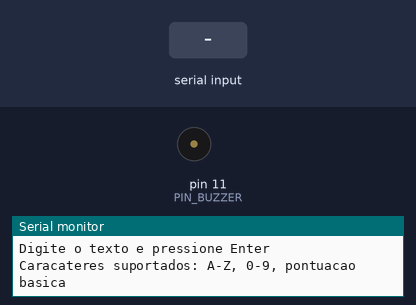
Recording of a sketch running on a simulated Arduino Uno, built with avr-gcc and run on an emulated ATmega328P. Shown: buzzer (waves = sounding), the last lines printed to the serial monitor. The test bench sets the inputs (shaded band).

Above: at 1.2 s.
1.3 s: ".\n" received over Serial
At 1.65 s:
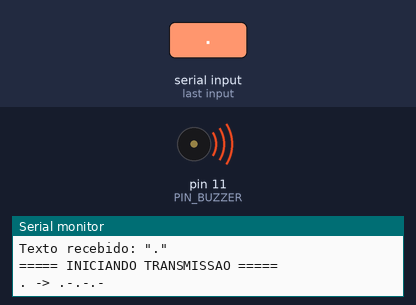
4.3 s: "1\n" received over Serial
At 6.5 s:
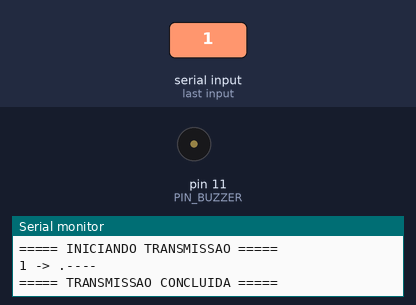
7.3 s: "0\n" received over Serial
At 7.45 s:
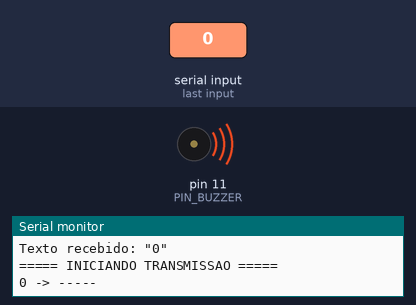
Timing chart, 0 to 10.7 s (numbered marks = the images above; inputs shaded):
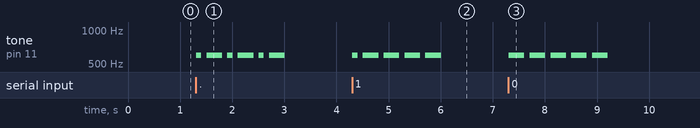

The sketch:

CodigoMorse.ino
```cpp
#define PIN_BUZZER 11
// Tom do buzzer (Maior mais agudo, menor mais grave)
#define FREQUENCIA_BUZZER 600
// ms
#define DURACAO_PONTO 100

#define DURACAO_LINHA (3 * DURACAO_PONTO)
// Pausa entre pontos e traços da mesma letra
#define PAUSA_ELEMENTOS DURACAO_PONTO
#define PAUSA_LETRAS (3 * DURACAO_PONTO)
#define PAUSA_PALAVRAS (7 * DURACAO_PONTO)


struct CodigoMorse {
  const char caracter;
  const char* sequencia;
};

const CodigoMorse tabelaMorse[] = {
  // Letras (A-Z)
  {'A', ".-"}, {'B', "-..."}, {'C', "-.-."}, {'D', "-.."}, {'E', "."},
  {'F', "..-."}, {'G', "--."}, {'H', "...."}, {'I', ".."}, {'J', ".---"},
  {'K', "-.-"}, {'L', ".-.."}, {'M', "--"}, {'N', "-."}, {'O', "---"},
  {'P', ".--."}, {'Q', "--.-"}, {'R', ".-."}, {'S', "..."}, {'T', "-"},
  {'U', "..-"}, {'V', "...-"}, {'W', ".--"}, {'X', "-..-"}, {'Y', "-.--"},
  {'Z', "--.."},

  // Números (0-9)
  {'0', "-----"}, {'1', ".----"}, {'2', "..---"}, {'3', "...--"}, {'4', "....-"},
  {'5', "....."}, {'6', "-...."}, {'7', "--..."}, {'8', "---.."}, {'9', "----."},

  // Pontuação comum
  {'.', ".-.-.-"}, {',', "--..--"}, {'?', "..--.."}, {'!', "-.-.--"},
  {'/', "-..-."}, {'(', "-.--."}, {')', "-.--.-"}, {'&', ".-..."},
  {':', "---..."}, {';', "-.-.-."}, {'=', "-...-"}, {'+', ".-.-."},
  {'-', "-....-"}, {'_', "..--.-"}, {'"', ".-..-."}, {'$', "...-..-"},
  {'@', ".--.-."}
};

const int TAMANHO_TABELA = sizeof(tabelaMorse) / sizeof(tabelaMorse[0]);

// ===== FUNÇÕES DE ÁUDIO =====
void tocarTom(unsigned int duracao){
  tone(PIN_BUZZER, FREQUENCIA_BUZZER);
  delay(duracao);
  noTone(PIN_BUZZER);
}

void tocarPonto() {
  tocarTom(DURACAO_PONTO);
  delay(PAUSA_ELEMENTOS);
}

void tocarLinha() {
  tocarTom(DURACAO_LINHA);
  delay(PAUSA_ELEMENTOS);
}

// ===== FUNÇÕES DE BUSCA E CONVERSÃO =====
const char* buscarSequenciaMorse(char caracter) {
  char maiusculo = toupper(caracter);

  for (unsigned int i = 0; i < TAMANHO_TABELA; i++) {
    char caracterTabela = tabelaMorse[i].caracter;
    if (caracterTabela == maiusculo) {
      return (tabelaMorse[i].sequencia);
    }
  }
  return nullptr; // Caracter não encontrado
}

void tocarSequenciaMorse(const char* sequencia) {
  if (sequencia == nullptr) return; // Caracter não encontrado

  for (unsigned int i = 0; sequencia[i] != '\0'; i++) {
    switch (sequencia[i]) {
      case '.':
        tocarPonto();
        break;
      case '-':
        tocarLinha();
        break;
      default:
        // Não faz nada para caracteres inválidos
        break;
    }
  }
}

void tocarCaracter(char caracter) {
  const char* sequencia = buscarSequenciaMorse(caracter);

  if (sequencia != nullptr) {
    Serial.print(caracter);
    Serial.print(" -> ");
    Serial.println(sequencia);

    tocarSequenciaMorse(sequencia);
    delay(PAUSA_LETRAS);
  } else {
    Serial.print(caracter);
    Serial.println(" -> [CARACTER NAO SUPORTADO]");
  }
}

void processarTexto(const String& texto) {
  if (texto.length() == 0) {
    Serial.println("Texto vazio!");
    return;
  }

  Serial.println("===== INICIANDO TRANSMISSAO =====");

  bool palavraAnterior = false;

  for (unsigned int i = 0; i < texto.length(); i++) {
    char caracter = texto[i];

    if (caracter == ' ') {
      if (palavraAnterior) {
        Serial.println("[PAUSA ENTRE PALAVRAS]");
        delay(PAUSA_PALAVRAS);
        palavraAnterior = false;
      }
    } else {
      tocarCaracter(caracter);
      palavraAnterior = true;
    }
  }

  Serial.println("===== TRANSMISSAO CONCLUIDA =====");
  Serial.println();
}

// ===== CONFIGURACAO INICIAL =====
void setup() {
  pinMode(PIN_BUZZER, OUTPUT);
  Serial.begin(9600);

  // Aguarda a inicialização do Serial
  while (!Serial) {
    delay(10);
  }

  Serial.println("===== TRANSMISSOR CODIGO MORSE ======");
  Serial.println();
  Serial.println("Digite o texto e pressione Enter");
  Serial.println("Caracateres suportados: A-Z, 0-9, pontuacao basica");
  Serial.println();
}

void loop() {
  if (Serial.available() > 0) {
    String textoEntrada = Serial.readStringUntil('\n'); // Lê a linha até a quebra de linha
    textoEntrada.trim(); // Remove espaços em branco extras do início/fim

    if (textoEntrada.length() == 0) {
      Serial.println("\nAJUDA:");
      Serial.println("- Digite qualquer texto para converter em Morse");
      Serial.println("- Use espacos para separar palavras");
      Serial.println("- Caracteres nao suportados serao ignorados");
      Serial.println();
      return;
    }

    Serial.print("Texto recebido: \"");
    Serial.print(textoEntrada);
    Serial.println("\"");
    Serial.println();

    processarTexto(textoEntrada);
  }
}
```

Measured:
- after the input at 1.3 s, tone on pin 11 (PIN_BUZZER): silent → 600 Hz at once, then repeats every 0.60 s: silent 0.10 s, 600 Hz 0.30 s, silent 0.10 s, 600 Hz 0.10 s, until it stays silent from 3.0 s
- after the input at 4.3 s, tone on pin 11 (PIN_BUZZER): silent → 600 Hz at once, then repeats every 0.40 s: silent 0.10 s, 600 Hz 0.30 s, until it stays silent from 6.0 s
- after the input at 7.3 s, tone on pin 11 (PIN_BUZZER): alternates 600 Hz for 0.30 s and silent for 0.10 s, 10 changes in all, then stays silent, starting at once
